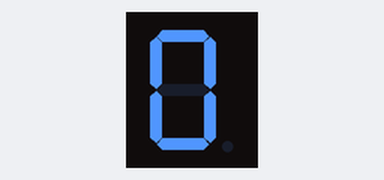
Bench run of a sketch on a simulated Arduino Uno, built with avr-gcc and run on an emulated ATmega328P. Parts: 1-digit seven-segment display. Wiring (inferred from the names in the program): 1-digit 7-segment display, segments lit when HIGH: segments pin 2, pin 3, pin 4, pin 5, pin 6, pin 7, pin 8. The segment pins are drawn as the display they are named for.

Above: at 0.1 s.
At 0.6 s:
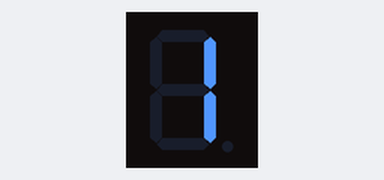
At 1.1 s:
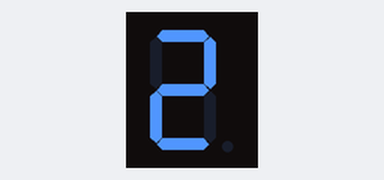
At 2.1 s:
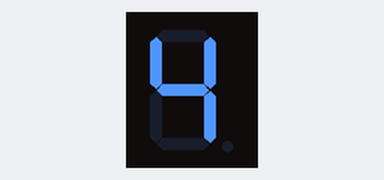
At 3.1 s:
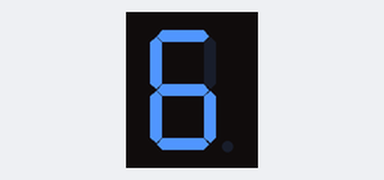
At 4.6 s:
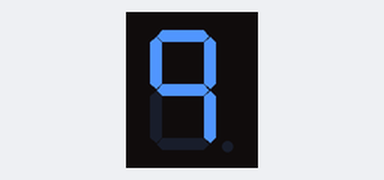

The sketch:

Version2_7segment.ino
```cpp
/*
 Count from 0 to 9 on 7-seg using for loop for pinmode

 The program's goal is to display the number 0 to 9 in the 7-segment by setting the pins as outputs using a for loop.

 The main theme is the use of the for loop to set pins as outputs.
*/
int Speed=500; // Delay speed.
// Pins connected to the 7-segment:
int a=2;
int b=3;
int c=4;
int d=5;
int e=6;
int f=7;
int g=8;
void setup() {
//"for loop" to set pins as outputs, the for loop will increase "i" value from 2 to 9, so every time i changes its value, pinMode will set the value of i as OUTPUT.
for (int i=2; i<9; i++) {
  pinMode(i, OUTPUT);
}
}
void loop() {
// Display number 0, only the LEDs needed to display the number 0 will turn on:
digitalWrite(a, 1);
digitalWrite(b, 1);
digitalWrite(c, 1);
digitalWrite(d, 1);
digitalWrite(e, 1);
digitalWrite(f, 1);
digitalWrite(g, 0);
delay(Speed);
// Display number 1, only the LEDs needed to display the number 1 will turn on:
digitalWrite(a, 0);
digitalWrite(b, 1);
digitalWrite(c, 1);
digitalWrite(d, 0);
digitalWrite(e, 0);
digitalWrite(f, 0);
digitalWrite(g, 0);
delay(Speed);
// Display number 2, only the LEDs needed to display the number 2 will turn on:
digitalWrite(a, 1);
digitalWrite(b, 1);
digitalWrite(c, 0);
digitalWrite(d, 1);
digitalWrite(e, 1);
digitalWrite(f, 0);
digitalWrite(g, 1);
delay(Speed);
// Display number 3, only the LEDs needed to display the number 3 will turn on:
digitalWrite(a, 1);
digitalWrite(b, 1);
digitalWrite(c, 1);
digitalWrite(d, 1);
digitalWrite(e, 0);
digitalWrite(f, 0);
digitalWrite(g, 1);
delay(Speed);
// Display number 4, only the LEDs needed to display the number 4 will turn on:
digitalWrite(a, 0);
digitalWrite(b, 1);
digitalWrite(c, 1);
digitalWrite(d, 0);
digitalWrite(e, 0);
digitalWrite(f, 1);
digitalWrite(g, 1);
delay(Speed);
// Display number 5, only the LEDs needed to display the number 5 will turn on:
digitalWrite(a, 1);
digitalWrite(b, 0);
digitalWrite(c, 1);
digitalWrite(d, 1);
digitalWrite(e, 0);
digitalWrite(f, 1);
digitalWrite(g, 1);
delay(Speed);
// Display number 6, only the LEDs needed to display the number 6 will turn on:
digitalWrite(a, 1);
digitalWrite(b, 0);
digitalWrite(c, 1);
digitalWrite(d, 1);
digitalWrite(e, 1);
digitalWrite(f, 1);
digitalWrite(g, 1);
delay(Speed);
// Display number 7, only the LEDs needed to display the number 7 will turn on:
digitalWrite(a, 1);
digitalWrite(b, 1);
digitalWrite(c, 1);
digitalWrite(d, 0);
digitalWrite(e, 0);
digitalWrite(f, 0);
digitalWrite(g, 0);
delay(Speed);
// Display number 8, only the LEDs needed to display the number 8 will turn on:
digitalWrite(a, 1);
digitalWrite(b, 1);
digitalWrite(c, 1);
digitalWrite(d, 1);
digitalWrite(e, 1);
digitalWrite(f, 1);
digitalWrite(g, 1);
delay(Speed);
// Display number 9, only the LEDs needed to display the number 9 will turn on:
digitalWrite(a, 1);
digitalWrite(b, 1);
digitalWrite(c, 1);
digitalWrite(d, 0);
digitalWrite(e, 0);
digitalWrite(f, 1);
digitalWrite(g, 1);
delay(Speed);
}
```

Measured:
- by itself, everything shown: repeats every 5.0 s, in 10 steps
- what the display in image 1 shows lasts 0.5 s, from 0.5 s to 1.0 s
